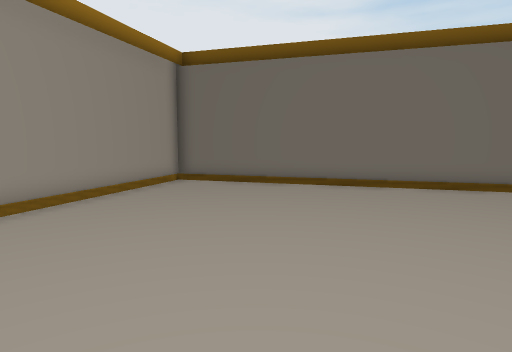
view 1 (above)

16 first-person views from a walk through a 3-D level made in the Unity game engine. The camera is 1.5 m above the floor, tilts 6° down and sees 75° across. The floor is counted in squares, 1 m on a side. Each view is taken from the middle of a square. On the plan, view 1 faces up. The plan holds only what a view shows up to about 15 squares ahead; the rest is blank. The place goes on beyond the plan. The player character is not drawn.

view 2
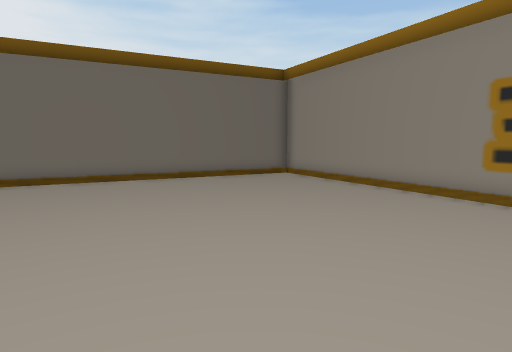

view 3
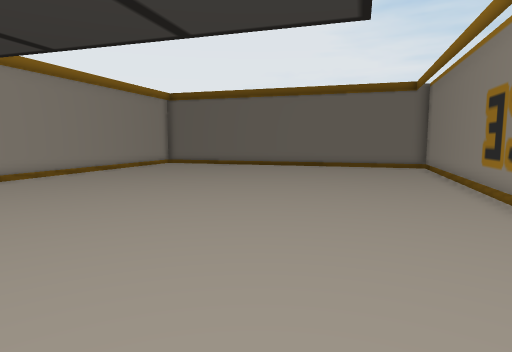

view 4
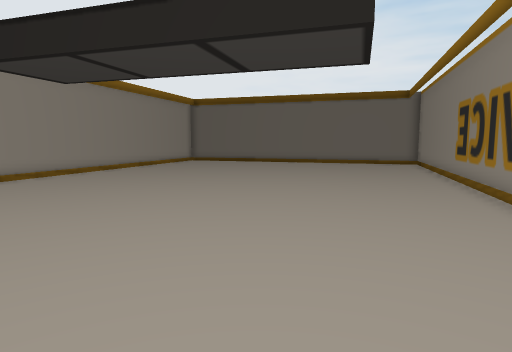

view 5
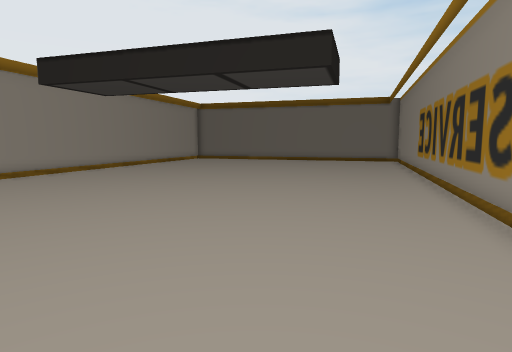

view 6
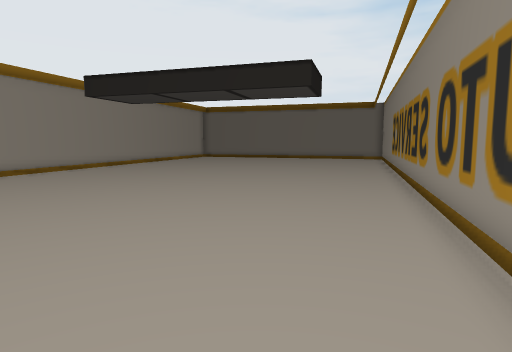

view 7
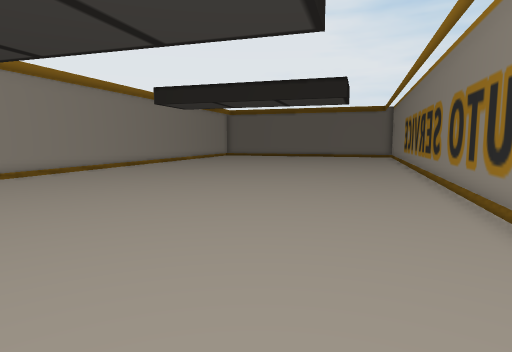

view 8
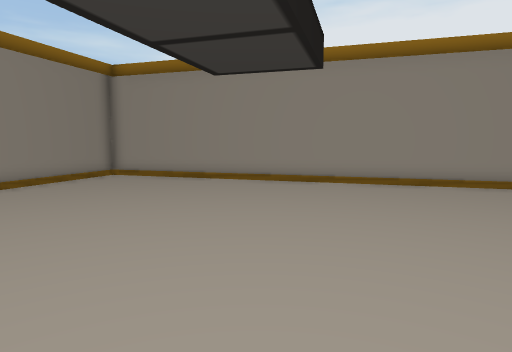

view 9
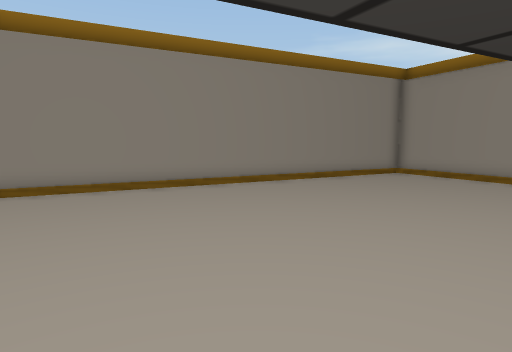

view 10
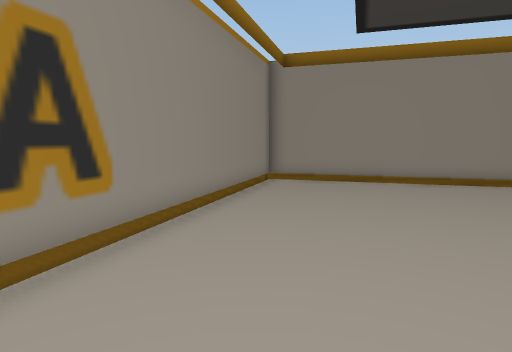

view 11
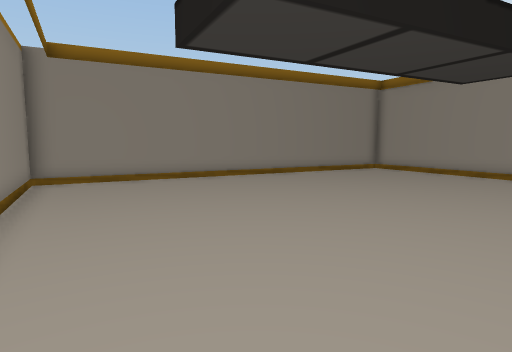

view 12
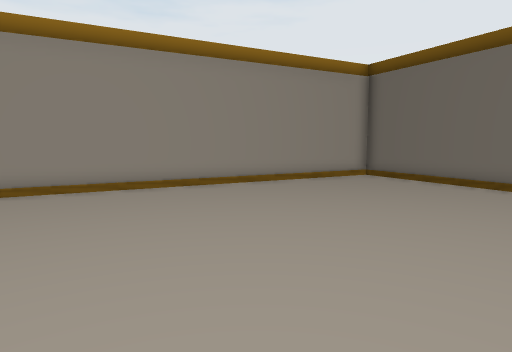

view 13
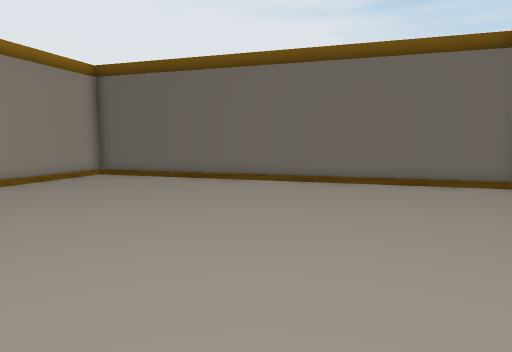

view 14
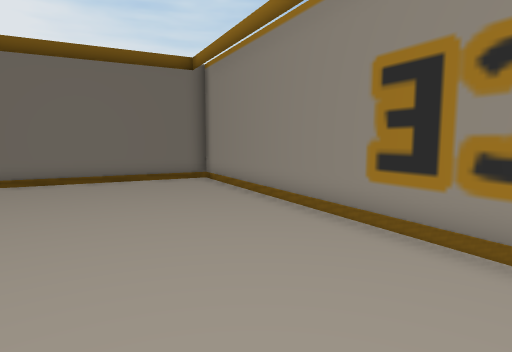

view 15
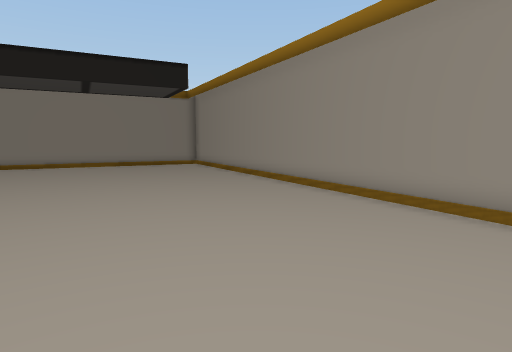

view 16
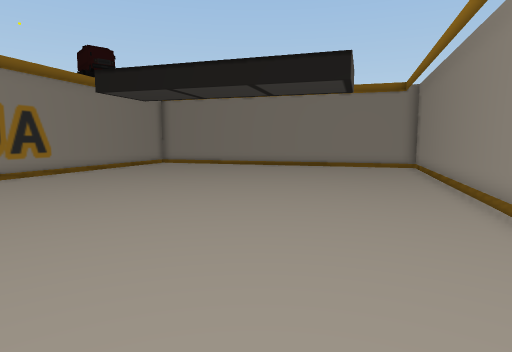

### Floor plan
Points are (right, up) in squares from view 1. A wall is a line through its corners. A room is listed if a view was taken in it or the views show most of it. See-through windows are left out.
Room 1 (views 1, 2, 3, 4, 5, 6, 7, 8, 9, 10, 11, 12, 13, 14, 15, 16)
walls: (-8.3, -3.8) (-13.8, -21.4) (1.5, -26.2) (12.3, 8.2) (-3, 13) (-8, -3)
low walls: (-8.6, -3.9) (-9.3, -6.1); (-9.5, -6.8) (-10.4, -9.6); (-10.5, -9.9) (-11.4, -12.8); (-6.5, 2.7) (-7.2, 0.4); (9.7, -0.8) (10.4, 1.3); (-11.9, -14.5) (-12.4, -16); (-5.7, 5.4) (-6.4, 2.9); (-12.5, -16.4) (-13.4, -19.2); (-4.7, 8.4) (-5.3, 6.5); (-6.9, -23.8) (-5.1, -24.4); (-4.8, -24.5) (-2, -25.4); (-10.3, -22.8) (-9.5, -23); (-1.6, -25.5) (1.5, -26.5); (-3.8, 11.4) (-4.4, 9.5); (5.8, 10.5) (-0.4, 12.4); (9, 9.5) (6, 10.4); (-0.6, 12.5) (-3.1, 13.3); (12.1, 8.5) (9.2, 9.4)

Where each view was taken, in squares from view 1:
view 1: 0 up, 0 right, facing up
view 2: 2 down, 0 right, facing up-right
view 3: 10 down, 3 right, facing up
view 4: 13 down, 2 right, facing up
view 5: 16 down, 2 right, facing up
view 6: 19 down, 2 right, facing up
view 7: 22 down, 0 right, facing up
view 8: 15 down, 1 right, facing left
view 9: 15 down, 2 right, facing down-left
view 10: 13 down, 2 right, facing down
view 11: 13 down, 4 right, facing down-left
view 12: 1 down, 4 right, facing up-left
view 13: 2 down, 4 right, facing up
view 14: 3 down, 4 right, facing up-right
view 15: 3 down, 1 left, facing down-left
view 16: 3 down, 5 left, facing down
